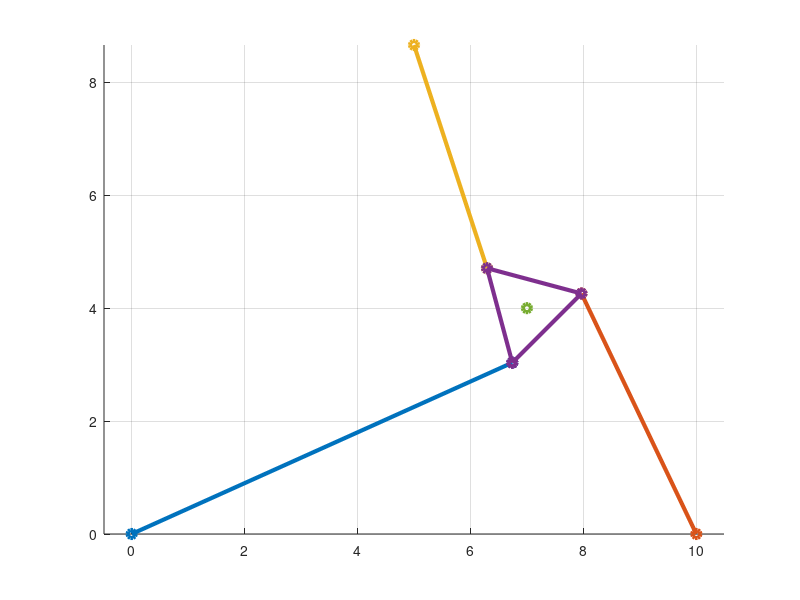

Here is the MATLAB script that generated this plot:
% MGI

% global parameters

D = 10;
d = 1;

O = [0 0]';
A_1 = [0 0]';
A_2 = [D 0]';
A_3 = [D*1/2 D*sqrt(3)/2]';

% input = [x, y, phi]

x = 7;
y = 4;
phi = pi/4;

% inverse kinematics

B_1 = [x+d*cos(phi-5*pi/6) y+d*sin(phi-5*pi/6)]';
B_2 = [x+d*cos(phi-pi/6) y+d*sin(phi-pi/6)]';
B_3 = [x+d*cos(phi+pi/2) y+d*sin(phi+pi/2)]';

P = [x y]';

% output = [rho_1 rho_2 rho_3]

rho_1 = norm(B_1 - A_1)
rho_2 = norm(B_2 - A_2)
rho_3 = norm(B_3 - A_3)

% draw

figure(1);
hold on;
% plot([A_1(1) A_2(1) A_3(1) A_1(1)],[A_1(2) A_2(2) A_3(2) A_1(2)], "-o", "linewidth", 3); hold on;
plot([A_1(1) B_1(1)],[A_1(2) B_1(2)], "-o", "linewidth", 3); 
plot([A_2(1) B_2(1)],[A_2(2) B_2(2)], "-o", "linewidth", 3);
plot([A_3(1) B_3(1)],[A_3(2) B_3(2)], "-o", "linewidth", 3);
plot([B_1(1) B_2(1) B_3(1) B_1(1)],[B_1(2) B_2(2) B_3(2) B_1(2)], "-o", "linewidth", 3);
plot([P(1)],[P(2)], "-o", "linewidth", 3);
axis equal;
grid on;
hold off;
